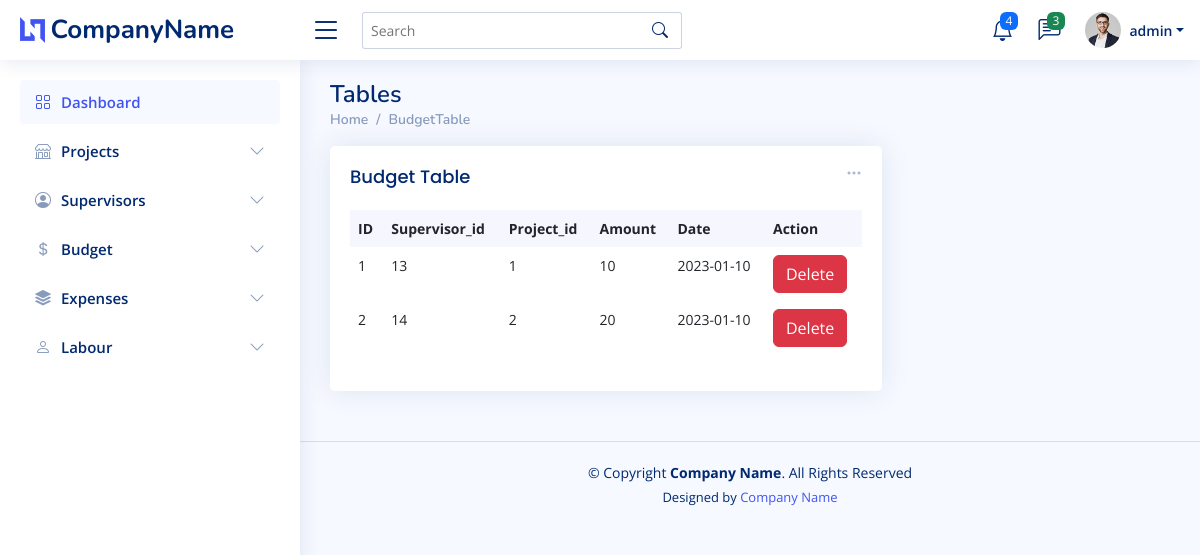
Page /budget/budget-list.php (signed in) on the committed database.
### tables this page shows
CREATE TABLE `budget` (
  `id` int(11) NOT NULL,
  `supervisor_id` int(11) NOT NULL,
  `project_id` int(11) NOT NULL,
  `amount` decimal(10,0) NOT NULL,
  `date` date NOT NULL,
  `ack` tinyint(1) NOT NULL DEFAULT 0
);

### budget/budget-list.php (the view, shortened to what this page needs)
<!DOCTYPE html>
<html lang="en">
<head>
    <?php include '../inc/head.php' ?>
</head>
<body>
    <?php include '../inc/header.php' ?>
    <?php include '../inc/sidebar.php' ?>
    <main id="main" class="main">
        <div class="pagetitle">
            <h1>Tables</h1>
            <nav>
                <ol class="breadcrumb">
                    <li class="breadcrumb-item"><a href="index.php">Home</a></li>
                    <li class="breadcrumb-item">BudgetTable</li>
                </ol>
            </nav>
        </div>
        <section class="section dashboard">
            <div class="row">
                <div class="col-lg-8">
                    <div class="row">
                        <div class="col-12">
                            <div class="card recent-sales overflow-auto">
                                <div class="filter">
                                    <a class="icon" href="#" data-bs-toggle="dropdown" style="float:right;"><i class="bi bi-three-dots"></i></a>
                                </div>
                                <div class="card-body">
                                    <h5 class="card-title">Budget Table</h5>
                                    <table class="table table-borderless datatable">
                                        <thead>
                                            <th scope="col">ID</th>
                                            <th scope="col">Supervisor_id</th>
                                            <th scope="col">Project_id</th>
                                            <th scope="col">Amount</th>
                                            <th scope="col">Date</th>
                                            <th scope="col" data-sortable="false">Action</th>
                                        </thead>
                                        <tbody>
                                            <?php
                                            $retrieve = "SELECT * FROM budget ";
                                            if ($result = mysqli_query($conn, $retrieve)) {
                                                while ($row = mysqli_fetch_row($result)) {
                                                    echo '<tr>
                                            <td>' . $row[0] . '</td>
                                            <td>' . $row[1] . '</td>
                                            <td>' . $row[2] . '</td>
                                            <td>' . $row[3] . '</td>
                                            <td>' . $row[4] . '</td>
                                            <td><a href="budget-list.php?action=delete & id=' . $row[0] . '" class="btn btn-danger" onclick="test()" name="alert">Delete</a></td>
                                            </tr>';
                                                }
                                            }
                                            ?>
                                        </tbody>
                                    </table>
                                </div>
                            </div>
                        </div>
                    </div>
                </div>
            </div>
        </section>
    </main>
    <?php include '../inc/footer.php' ?>
</body>
</html>

### assets/css/style.css (style rules this page uses)
:root { scroll-behavior: smooth; }
body { font-family: "Open Sans", sans-serif; background: #f6f9ff; color: #444444; }
a { color: #4154f1; text-decoration: none; }
h1, h2, h3, h4, h5, h6 { font-family: "Nunito", sans-serif; }
#main { margin-top: 60px; padding: 20px 30px; transition: all 0.3s; }
.pagetitle { margin-bottom: 10px; }
.pagetitle h1 { font-size: 24px; margin-bottom: 0; font-weight: 600; color: #012970; }
.card { margin-bottom: 30px; border: none; border-radius: 5px; box-shadow: 0px 0 30px rgba(1, 41, 112, 0.1); }
.card-title { padding: 20px 0 15px 0; font-size: 18px; font-weight: 500; color: #012970; font-family: "Poppins", sans-serif; }
.card-body { padding: 0 20px 20px 20px; }
.breadcrumb { font-size: 14px; font-family: "Nunito", sans-serif; color: #899bbd; font-weight: 600; }
.breadcrumb a { color: #899bbd; transition: 0.3s; }
.breadcrumb .breadcrumb-item::before { color: #899bbd; }
@media (min-width: 1200px) { #main, #footer { margin-left: 300px; } }
.dashboard .filter { position: absolute; right: 0px; top: 15px; }
.dashboard .filter .icon { color: #aab7cf; padding-right: 20px; padding-bottom: 5px; transition: 0.3s; font-size: 16px; }
.dashboard .recent-sales { font-size: 14px; }
.dashboard .recent-sales .table thead { background: #f6f6fe; }
.dashboard .recent-sales .table thead th { border: 0; }

### rows in the picture
budget: id "1", supervisor "13", project "1", amount "10", date "2023-01-10"
budget: id "2", supervisor "14", project "2", amount "20", date "2023-01-10"

### other values in the picture
$_SESSION["name"] "admin"
